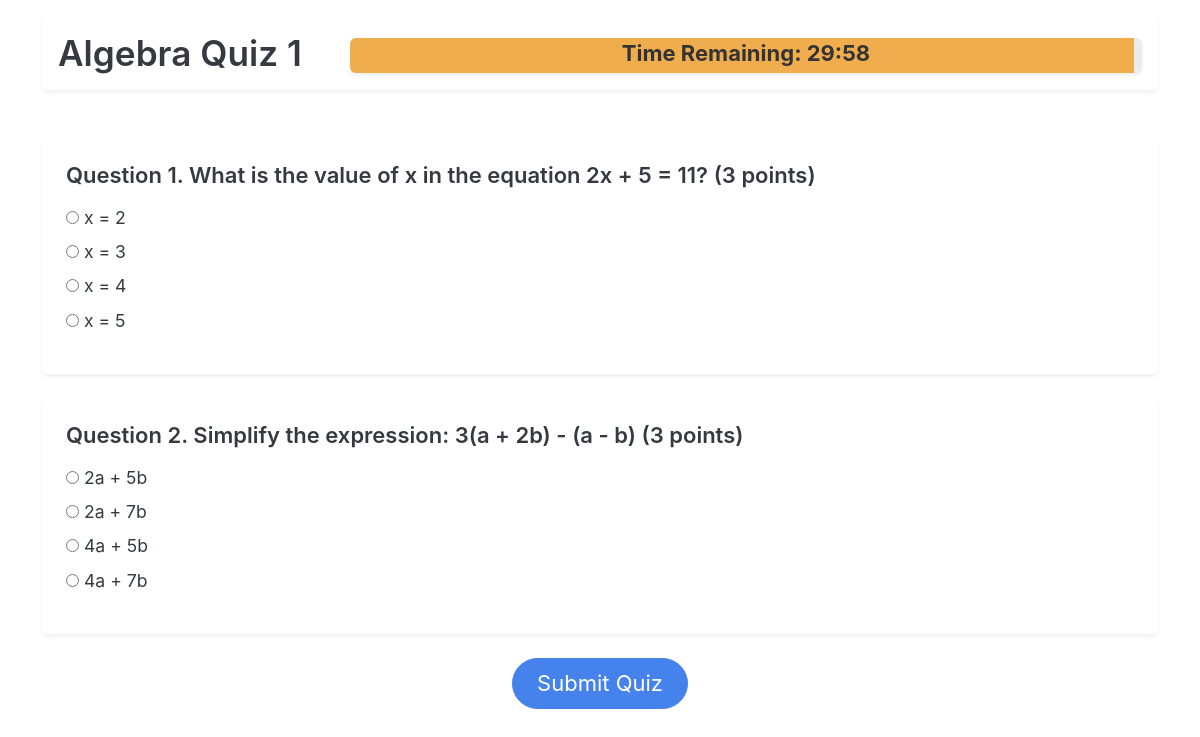
The page /user/1 (signed in) on the database its author committed.
### models/models.py (models this page shows)
class Quiz(db.Model):
    __tablename__ = "quiz"
    quiz_id: Mapped[id_pk]
    quiz_name: Mapped[str]
    chapter_id: Mapped[int]
    subject_id: Mapped[int]
    date: Mapped[Optional[date]]
    duration: Mapped[Optional[int]]  # minutes? hopefully
    remarks: Mapped[str]
    total_marks: Mapped[int] = mapped_column(default=0)
    questions: Mapped[List["Question"]] = relationship(
        back_populates="quiz", cascade="all,delete-orphan"
    )
    quiz_attempts: Mapped[List["QuizAttempt"]] = relationship(
        back_populates="quiz", cascade="all,delete-orphan"
    )
    chapter: Mapped["Chapter"] = relationship(back_populates="quizzes") # maybe change this
    __table_args__ = (
        ForeignKeyConstraint(
            ['subject_id', 'chapter_id'],  # Composite foreign key
            ['chapter.subject_id', 'chapter.chapter_id']
        ),
    )

class Question(db.Model):
    __tablename__ = "question"
    quiz_id: Mapped[int] = mapped_column(ForeignKey("quiz.quiz_id"))
    question_id: Mapped[id_pk]
    text: Mapped[str]
    marks: Mapped[int]
    quiz: Mapped["Quiz"] = relationship(back_populates="questions")
    options: Mapped[List["Option"]] = relationship(
        back_populates="question", cascade="all,delete-orphan"
    )
    is_msq: Mapped[bool] = mapped_column(default=False)

class Option(db.Model):
    __tablename__ = "option"
    option_id: Mapped[id_pk]
    question_id: Mapped[int] = mapped_column(ForeignKey("question.question_id"))
    text: Mapped[str]
    is_correct: Mapped[bool] = mapped_column(
        default=False
    )  # Assuming default is not correct
    question: Mapped["Question"] = relationship(back_populates="options")
    question_attempts: Mapped[List["QuestionAttempt"]] = relationship(
        secondary="selected_option",
        back_populates="selected_options"
    )

### routes/user_routes.py (the view)
@user_bp.route("/<int:quiz_id>", methods=["GET"])
def quiz(quiz_id):
    quiz = select_quiz(quiz_id)
    session[f"quiz{quiz_id}_start_time"] = datetime.now(
        timezone.utc
    )  # Record start time in session
    return render_template("user/quiz.html", quiz=quiz)

### routes/__init__.py (called while the page is built)
def init_login_manager(app):
    login_manager = LoginManager()
    login_manager.init_app(app)
    login_manager.login_view = "auth.login"  # goes to the login() function in auth_bp
    @login_manager.user_loader
    def load_user(user_id):
        return db.session.scalar(select(User).where(User.user_id == user_id))

### routes/user_routes.py (called while the page is built)
@user_bp.before_request  # makes it so you have to be logged in to access, and allows admin to access it too to test :)
@login_required
def user_required():
    pass

### utils/db_utils.py (called while the page is built)
def select_quiz(quiz_id):
    return db.session.scalar(select(Quiz).where(Quiz.quiz_id == quiz_id))

### templates/user/quiz.html (shortened to what this page needs)
{% extends "base.html" %}  {% block body %}
<div class="container sticky-top pt-3">
  <div class="card shadow-sm border-0">
    <div class="card-body p-3">
      <div class="d-flex align-items-center">
        <div class="me-5">
          <h2 class="card-title fw-semibold mb-0">{{ quiz.quiz_name }}</h2>
        </div>
        {% if quiz.duration %}
        <div class="flex-grow-1 mt-1">
          <div
            class="progress shadow-sm"
            role="progressbar"
            style="height: 35px"
          >
            <div
              id="timer-bar"
              class="progress-bar overflow-visible text-light text-center bg-warning"
              style="width: 100%"
            >
              <h5 class="progress-bar-title">
                Time Remaining: <span id="timer"></span>
              </h5>
            </div>
          </div>
        </div>
        {% endif %}
      </div>
    </div>
  </div>
</div>
<div class="container py-5">
  <form
    method="POST"
    id="quiz-form"
    action="{{ url_for('user.submit_quiz', quiz_id=quiz.quiz_id) }}"
  >
    {% if quiz.questions %} {% for question in quiz.questions %}
    <div class="mb-4">
      <div class="card shadow-sm border-0">
        <div class="card-body p-4">
          <h5 class="card-title fw-semibold mb-3">
            Question {{ loop.index }}. {{ question.text }} ({{ question.marks }}
            points)
          </h5>
          {% if question.options %} {% if question.is_msq %} {% set type =
          "checkbox" %} {% else %} {% set type = "radio" %} {% endif %}
          <ul class="list-unstyled">
            {% for option in question.options %}
            <li class="mb-2">
              <input
                type="{{type}}"
                name="question_{{ question.question_id }}[]"
                id="option_{{ option.option_id }}"
                value="{{ option.option_id }}"
              />
              <label for="option_{{ option.option_id }}">
                {{ option.text }}
              </label>
            </li>
            {% endfor %}
          </ul>
          {% else %}
          <p class="text-muted">No options available for this question.</p>
          {% endif %}
        </div>
      </div>
    </div>
    {% endfor %} {% else %}
    <div class="text-center py-5">
      <p class="text-muted mb-0">No questions available in this quiz.</p>
    </div>
    {% endif %} {% if quiz.questions %}
    <div class="text-center mt-4">
      <button type="submit" class="btn btn-primary btn-lg px-4">
        Submit Quiz
      </button>
    </div>
    {% endif %}
  </form>
</div>
 {% endblock %}

### templates/base.html (shortened to what this page needs)
<!doctype html>
<html lang="en">
  <head>
    <link href="{{url_for("static", filename="style.css")}}" rel="stylesheet" />
  </head>
  <body>
    {% block body %} {% endblock %}
    <link
      rel="stylesheet"
      href="https://cdn.jsdelivr.net/npm/bootstrap-icons@1.5.0/font/bootstrap-icons.css"
    />
  </body>
</html>

### rows shown on the page
Quiz: quiz_name "Algebra Quiz 1"
Question: text "What is the value of x in the equation 2x + 5 = 11?", marks "3"
Option: text "x = 2"
Option: text "x = 3"
Option: text "x = 4"
Option: text "x = 5"
Question: text "Simplify the expression: 3(a + 2b) - (a - b)", marks "3"
Option: text "2a + 5b"
Option: text "2a + 7b"
Option: text "4a + 5b"
Option: text "4a + 7b"
